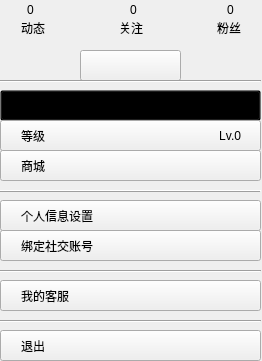
<?xml version="1.0" encoding="UTF-8"?>
<ui version="4.0">
 <class>PersonForm</class>
 <widget class="QWidget" name="PersonForm">
  <property name="geometry">
   <rect>
    <x>0</x>
    <y>0</y>
    <width>262</width>
    <height>361</height>
   </rect>
  </property>
  <property name="minimumSize">
   <size>
    <width>262</width>
    <height>0</height>
   </size>
  </property>
  <property name="maximumSize">
   <size>
    <width>262</width>
    <height>16777215</height>
   </size>
  </property>
  <property name="windowTitle">
   <string>Form</string>
  </property>
  <widget class="QPushButton" name="btn_dynamic">
   <property name="geometry">
    <rect>
     <x>0</x>
     <y>2</y>
     <width>66</width>
     <height>51</height>
    </rect>
   </property>
   <property name="minimumSize">
    <size>
     <width>38</width>
     <height>41</height>
    </size>
   </property>
   <property name="font">
    <font/>
   </property>
   <property name="styleSheet">
    <string notr="true">  background-color: transparent; border-radius: 13px !important; </string>
   </property>
   <property name="text">
    <string>动态</string>
   </property>
  </widget>
  <widget class="QPushButton" name="btn_fans">
   <property name="geometry">
    <rect>
     <x>196</x>
     <y>2</y>
     <width>66</width>
     <height>51</height>
    </rect>
   </property>
   <property name="minimumSize">
    <size>
     <width>38</width>
     <height>41</height>
    </size>
   </property>
   <property name="font">
    <font/>
   </property>
   <property name="styleSheet">
    <string notr="true">  background-color: transparent;
 border-radius: 13px !important; </string>
   </property>
   <property name="text">
    <string>粉丝</string>
   </property>
  </widget>
  <widget class="QPushButton" name="btn_checkin">
   <property name="geometry">
    <rect>
     <x>80</x>
     <y>50</y>
     <width>101</width>
     <height>31</height>
    </rect>
   </property>
   <property name="minimumSize">
    <size>
     <width>38</width>
     <height>0</height>
    </size>
   </property>
   <property name="styleSheet">
    <string notr="true">border-image: url(:/images/btn_checkin_n.png);</string>
   </property>
   <property name="text">
    <string/>
   </property>
  </widget>
  <widget class="QPushButton" name="btn_follow">
   <property name="geometry">
    <rect>
     <x>98</x>
     <y>2</y>
     <width>66</width>
     <height>51</height>
    </rect>
   </property>
   <property name="minimumSize">
    <size>
     <width>38</width>
     <height>41</height>
    </size>
   </property>
   <property name="font">
    <font/>
   </property>
   <property name="styleSheet">
    <string notr="true">  background-color: transparent; 
  border-radius: 13px !important; </string>
   </property>
   <property name="text">
    <string>关注</string>
   </property>
  </widget>
  <widget class="QLabel" name="lab_dynamic_nub">
   <property name="geometry">
    <rect>
     <x>10</x>
     <y>0</y>
     <width>41</width>
     <height>20</height>
    </rect>
   </property>
   <property name="text">
    <string>0</string>
   </property>
   <property name="alignment">
    <set>Qt::AlignCenter</set>
   </property>
  </widget>
  <widget class="QLabel" name="lab_follow_nub">
   <property name="geometry">
    <rect>
     <x>113</x>
     <y>0</y>
     <width>41</width>
     <height>20</height>
    </rect>
   </property>
   <property name="text">
    <string>0</string>
   </property>
   <property name="alignment">
    <set>Qt::AlignCenter</set>
   </property>
  </widget>
  <widget class="QLabel" name="lab_fans_nub">
   <property name="geometry">
    <rect>
     <x>210</x>
     <y>0</y>
     <width>41</width>
     <height>20</height>
    </rect>
   </property>
   <property name="text">
    <string>0</string>
   </property>
   <property name="alignment">
    <set>Qt::AlignCenter</set>
   </property>
  </widget>
  <widget class="Line" name="line">
   <property name="geometry">
    <rect>
     <x>0</x>
     <y>80</y>
     <width>261</width>
     <height>3</height>
    </rect>
   </property>
   <property name="frameShadow">
    <enum>QFrame::Sunken</enum>
   </property>
   <property name="orientation">
    <enum>Qt::Horizontal</enum>
   </property>
  </widget>
  <widget class="Line" name="line_2">
   <property name="geometry">
    <rect>
     <x>0</x>
     <y>190</y>
     <width>261</width>
     <height>3</height>
    </rect>
   </property>
   <property name="frameShadow">
    <enum>QFrame::Raised</enum>
   </property>
   <property name="orientation">
    <enum>Qt::Horizontal</enum>
   </property>
  </widget>
  <widget class="QPushButton" name="btn_vip">
   <property name="geometry">
    <rect>
     <x>0</x>
     <y>90</y>
     <width>261</width>
     <height>31</height>
    </rect>
   </property>
   <property name="font">
    <font>
     <kerning>true</kerning>
    </font>
   </property>
   <property name="layoutDirection">
    <enum>Qt::LeftToRight</enum>
   </property>
   <property name="styleSheet">
    <string notr="true">background-repeat: no-repeat;
text-align : left;
/*或者通过水平和垂直对齐方式来控制*/
padding-left: 20px;
background-color: transparent;</string>
   </property>
   <property name="text">
    <string>我的会员</string>
   </property>
   <property name="icon">
    <iconset resource="resource.qrc">
     <normaloff>:/images/information/lab_vip.png</normaloff>:/images/information/lab_vip.png</iconset>
   </property>
  </widget>
  <widget class="QLabel" name="lab_vip">
   <property name="geometry">
    <rect>
     <x>120</x>
     <y>89</y>
     <width>121</width>
     <height>31</height>
    </rect>
   </property>
   <property name="layoutDirection">
    <enum>Qt::LeftToRight</enum>
   </property>
   <property name="styleSheet">
    <string notr="true"/>
   </property>
   <property name="text">
    <string>暂无会员</string>
   </property>
   <property name="alignment">
    <set>Qt::AlignRight|Qt::AlignTrailing|Qt::AlignVCenter</set>
   </property>
  </widget>
  <widget class="QLabel" name="label_3">
   <property name="geometry">
    <rect>
     <x>240</x>
     <y>100</y>
     <width>21</width>
     <height>16</height>
    </rect>
   </property>
   <property name="styleSheet">
    <string notr="true">border-image: url(:/images/btn_right_1_h.png);</string>
   </property>
   <property name="text">
    <string/>
   </property>
  </widget>
  <widget class="QPushButton" name="btn_grade">
   <property name="geometry">
    <rect>
     <x>0</x>
     <y>120</y>
     <width>261</width>
     <height>31</height>
    </rect>
   </property>
   <property name="styleSheet">
    <string notr="true">background-repeat: no-repeat;
text-align : left;
/*或者通过水平和垂直对齐方式来控制*/
padding-left: 20px;</string>
   </property>
   <property name="text">
    <string>等级</string>
   </property>
   <property name="icon">
    <iconset resource="resource.qrc">
     <normaloff>:/images/information/lab_grade.png</normaloff>:/images/information/lab_grade.png</iconset>
   </property>
  </widget>
  <widget class="QLabel" name="lab_level">
   <property name="geometry">
    <rect>
     <x>187</x>
     <y>120</y>
     <width>54</width>
     <height>31</height>
    </rect>
   </property>
   <property name="layoutDirection">
    <enum>Qt::LeftToRight</enum>
   </property>
   <property name="styleSheet">
    <string notr="true"/>
   </property>
   <property name="text">
    <string>Lv.0</string>
   </property>
   <property name="alignment">
    <set>Qt::AlignRight|Qt::AlignTrailing|Qt::AlignVCenter</set>
   </property>
  </widget>
  <widget class="QPushButton" name="btn_mark">
   <property name="geometry">
    <rect>
     <x>0</x>
     <y>150</y>
     <width>261</width>
     <height>31</height>
    </rect>
   </property>
   <property name="styleSheet">
    <string notr="true">background-repeat: no-repeat;
text-align : left;
/*或者通过水平和垂直对齐方式来控制*/
padding-left: 20px;</string>
   </property>
   <property name="text">
    <string>商城</string>
   </property>
   <property name="icon">
    <iconset resource="resource.qrc">
     <normaloff>:/images/information/lab_market.png</normaloff>:/images/information/lab_market.png</iconset>
   </property>
  </widget>
  <widget class="QPushButton" name="btn_mesg">
   <property name="geometry">
    <rect>
     <x>0</x>
     <y>200</y>
     <width>261</width>
     <height>31</height>
    </rect>
   </property>
   <property name="styleSheet">
    <string notr="true">background-repeat: no-repeat;
text-align : left;
/*或者通过水平和垂直对齐方式来控制*/
padding-left: 20px;</string>
   </property>
   <property name="text">
    <string>个人信息设置</string>
   </property>
   <property name="icon">
    <iconset resource="resource.qrc">
     <normaloff>:/images/information/lab_mesg.png</normaloff>:/images/information/lab_mesg.png</iconset>
   </property>
  </widget>
  <widget class="QPushButton" name="btn_bing">
   <property name="geometry">
    <rect>
     <x>0</x>
     <y>230</y>
     <width>261</width>
     <height>31</height>
    </rect>
   </property>
   <property name="styleSheet">
    <string notr="true">background-repeat: no-repeat;
text-align : left;
/*或者通过水平和垂直对齐方式来控制*/
padding-left: 20px;</string>
   </property>
   <property name="text">
    <string>绑定社交账号</string>
   </property>
   <property name="icon">
    <iconset resource="resource.qrc">
     <normaloff>:/images/information/lab_bing.png</normaloff>:/images/information/lab_bing.png</iconset>
   </property>
  </widget>
  <widget class="QPushButton" name="btn_server">
   <property name="geometry">
    <rect>
     <x>0</x>
     <y>280</y>
     <width>261</width>
     <height>31</height>
    </rect>
   </property>
   <property name="styleSheet">
    <string notr="true">background-repeat: no-repeat;
text-align : left;
/*或者通过水平和垂直对齐方式来控制*/
padding-left: 20px;</string>
   </property>
   <property name="text">
    <string>我的客服</string>
   </property>
   <property name="icon">
    <iconset resource="resource.qrc">
     <normaloff>:/images/information/lab_service.png</normaloff>:/images/information/lab_service.png</iconset>
   </property>
  </widget>
  <widget class="QPushButton" name="btn_out">
   <property name="geometry">
    <rect>
     <x>0</x>
     <y>330</y>
     <width>261</width>
     <height>31</height>
    </rect>
   </property>
   <property name="styleSheet">
    <string notr="true">background-repeat: no-repeat;
text-align : left;
/*或者通过水平和垂直对齐方式来控制*/
padding-left: 20px;</string>
   </property>
   <property name="text">
    <string>退出</string>
   </property>
   <property name="icon">
    <iconset resource="resource.qrc">
     <normaloff>:/images/information/lab_out.png</normaloff>:/images/information/lab_out.png</iconset>
   </property>
  </widget>
  <widget class="Line" name="line_3">
   <property name="geometry">
    <rect>
     <x>0</x>
     <y>270</y>
     <width>261</width>
     <height>3</height>
    </rect>
   </property>
   <property name="frameShadow">
    <enum>QFrame::Sunken</enum>
   </property>
   <property name="orientation">
    <enum>Qt::Horizontal</enum>
   </property>
  </widget>
  <widget class="Line" name="line_4">
   <property name="geometry">
    <rect>
     <x>0</x>
     <y>320</y>
     <width>261</width>
     <height>3</height>
    </rect>
   </property>
   <property name="frameShadow">
    <enum>QFrame::Sunken</enum>
   </property>
   <property name="orientation">
    <enum>Qt::Horizontal</enum>
   </property>
  </widget>
  <widget class="QLabel" name="label_4">
   <property name="geometry">
    <rect>
     <x>240</x>
     <y>130</y>
     <width>21</width>
     <height>16</height>
    </rect>
   </property>
   <property name="styleSheet">
    <string notr="true">border-image: url(:/images/btn_right_1_h.png);</string>
   </property>
   <property name="text">
    <string/>
   </property>
  </widget>
  <widget class="QLabel" name="label_6">
   <property name="geometry">
    <rect>
     <x>240</x>
     <y>160</y>
     <width>21</width>
     <height>16</height>
    </rect>
   </property>
   <property name="styleSheet">
    <string notr="true">border-image: url(:/images/btn_right_1_h.png);</string>
   </property>
   <property name="text">
    <string/>
   </property>
  </widget>
  <widget class="QLabel" name="label_7">
   <property name="geometry">
    <rect>
     <x>240</x>
     <y>210</y>
     <width>21</width>
     <height>16</height>
    </rect>
   </property>
   <property name="styleSheet">
    <string notr="true">border-image: url(:/images/btn_right_1_h.png);</string>
   </property>
   <property name="text">
    <string/>
   </property>
  </widget>
  <widget class="QLabel" name="label_8">
   <property name="geometry">
    <rect>
     <x>240</x>
     <y>240</y>
     <width>21</width>
     <height>16</height>
    </rect>
   </property>
   <property name="styleSheet">
    <string notr="true">border-image: url(:/images/btn_right_1_h.png);</string>
   </property>
   <property name="text">
    <string/>
   </property>
  </widget>
  <widget class="QLabel" name="label_9">
   <property name="geometry">
    <rect>
     <x>240</x>
     <y>290</y>
     <width>21</width>
     <height>16</height>
    </rect>
   </property>
   <property name="styleSheet">
    <string notr="true">border-image: url(:/images/btn_right_1_h.png);</string>
   </property>
   <property name="text">
    <string/>
   </property>
  </widget>
  <widget class="QLabel" name="label_10">
   <property name="geometry">
    <rect>
     <x>240</x>
     <y>340</y>
     <width>21</width>
     <height>16</height>
    </rect>
   </property>
   <property name="styleSheet">
    <string notr="true">border-image: url(:/images/btn_right_1_h.png);</string>
   </property>
   <property name="text">
    <string/>
   </property>
  </widget>
  <zorder>lab_vip</zorder>
  <zorder>lab_fans_nub</zorder>
  <zorder>lab_follow_nub</zorder>
  <zorder>lab_dynamic_nub</zorder>
  <zorder>btn_dynamic</zorder>
  <zorder>btn_fans</zorder>
  <zorder>btn_checkin</zorder>
  <zorder>btn_follow</zorder>
  <zorder>line</zorder>
  <zorder>line_2</zorder>
  <zorder>btn_vip</zorder>
  <zorder>btn_grade</zorder>
  <zorder>lab_level</zorder>
  <zorder>btn_mark</zorder>
  <zorder>btn_mesg</zorder>
  <zorder>btn_bing</zorder>
  <zorder>btn_server</zorder>
  <zorder>btn_out</zorder>
  <zorder>line_3</zorder>
  <zorder>line_4</zorder>
  <zorder>label_3</zorder>
  <zorder>label_4</zorder>
  <zorder>label_6</zorder>
  <zorder>label_7</zorder>
  <zorder>label_8</zorder>
  <zorder>label_9</zorder>
  <zorder>label_10</zorder>
 </widget>
 <resources>
  <include location="resource.qrc"/>
 </resources>
 <connections/>
</ui>
